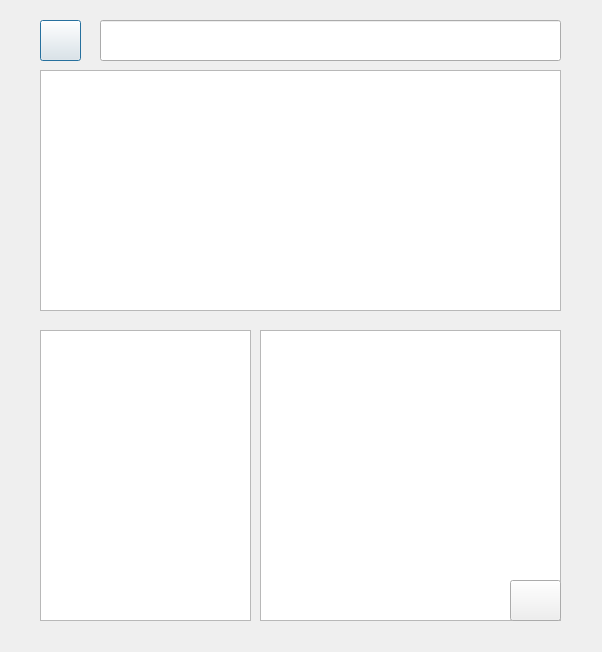
<?xml version="1.0" encoding="UTF-8"?>
<ui version="4.0">
 <class>Dialog</class>
 <widget class="QDialog" name="Dialog">
  <property name="enabled">
   <bool>true</bool>
  </property>
  <property name="geometry">
   <rect>
    <x>0</x>
    <y>0</y>
    <width>602</width>
    <height>652</height>
   </rect>
  </property>
  <property name="sizePolicy">
   <sizepolicy hsizetype="Fixed" vsizetype="Fixed">
    <horstretch>0</horstretch>
    <verstretch>0</verstretch>
   </sizepolicy>
  </property>
  <property name="minimumSize">
   <size>
    <width>602</width>
    <height>652</height>
   </size>
  </property>
  <property name="maximumSize">
   <size>
    <width>602</width>
    <height>652</height>
   </size>
  </property>
  <property name="windowTitle">
   <string>Dialog</string>
  </property>
  <widget class="QPushButton" name="PlusBtn">
   <property name="geometry">
    <rect>
     <x>40</x>
     <y>20</y>
     <width>41</width>
     <height>41</height>
    </rect>
   </property>
   <property name="text">
    <string/>
   </property>
   <property name="icon">
    <iconset>
     <normaloff>save_icon.png</normaloff>save_icon.png</iconset>
   </property>
   <property name="iconSize">
    <size>
     <width>30</width>
     <height>30</height>
    </size>
   </property>
  </widget>
  <widget class="QLineEdit" name="finding">
   <property name="geometry">
    <rect>
     <x>100</x>
     <y>20</y>
     <width>461</width>
     <height>41</height>
    </rect>
   </property>
  </widget>
  <widget class="QTextEdit" name="TextBox">
   <property name="geometry">
    <rect>
     <x>40</x>
     <y>70</y>
     <width>521</width>
     <height>241</height>
    </rect>
   </property>
   <property name="autoFillBackground">
    <bool>false</bool>
   </property>
   <property name="html">
    <string>&lt;!DOCTYPE HTML PUBLIC &quot;-//W3C//DTD HTML 4.0//EN&quot; &quot;http://www.w3.org/TR/REC-html40/strict.dtd&quot;&gt;
&lt;html&gt;&lt;head&gt;&lt;meta name=&quot;qrichtext&quot; content=&quot;1&quot; /&gt;&lt;style type=&quot;text/css&quot;&gt;
p, li { white-space: pre-wrap; }
&lt;/style&gt;&lt;/head&gt;&lt;body style=&quot; font-family:'Gulim'; font-size:9pt; font-weight:400; font-style:normal;&quot;&gt;
&lt;p style=&quot;-qt-paragraph-type:empty; margin-top:0px; margin-bottom:0px; margin-left:0px; margin-right:0px; -qt-block-indent:0; text-indent:0px;&quot;&gt;&lt;br /&gt;&lt;/p&gt;&lt;/body&gt;&lt;/html&gt;</string>
   </property>
  </widget>
  <widget class="QListWidget" name="listView">
   <property name="geometry">
    <rect>
     <x>40</x>
     <y>330</y>
     <width>211</width>
     <height>291</height>
    </rect>
   </property>
  </widget>
  <widget class="QTextEdit" name="OutText">
   <property name="geometry">
    <rect>
     <x>260</x>
     <y>330</y>
     <width>301</width>
     <height>291</height>
    </rect>
   </property>
  </widget>
  <widget class="QPushButton" name="plus">
   <property name="geometry">
    <rect>
     <x>510</x>
     <y>580</y>
     <width>51</width>
     <height>41</height>
    </rect>
   </property>
   <property name="text">
    <string/>
   </property>
   <property name="icon">
    <iconset>
     <normaloff>save_icon.png</normaloff>save_icon.png</iconset>
   </property>
   <property name="iconSize">
    <size>
     <width>30</width>
     <height>30</height>
    </size>
   </property>
  </widget>
 </widget>
 <resources/>
 <connections/>
</ui>
